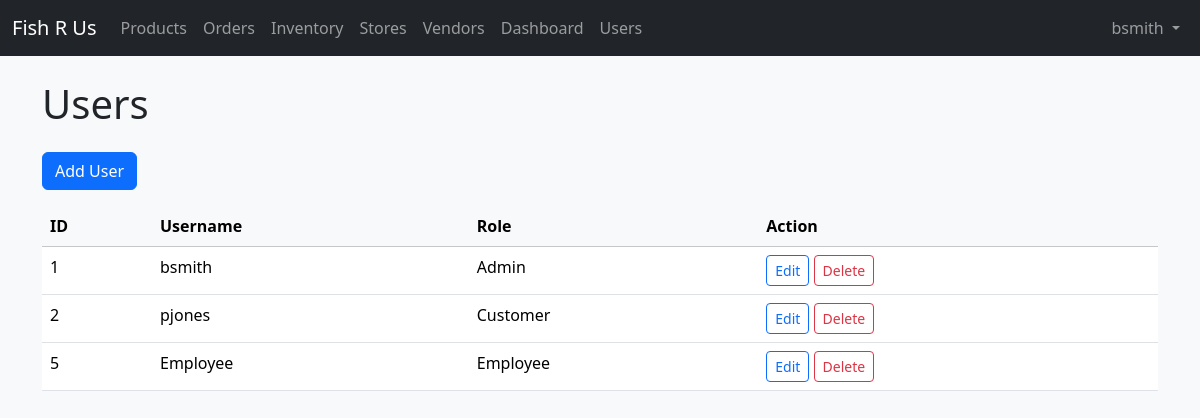
/src:php:/view-user.php (signed in), run on the app's committed database.
### tables this page shows
CREATE TABLE `users` (
  `id` int NOT NULL,
  `username` varchar(255) NOT NULL,
  `password` varchar(255) NOT NULL,
  `email` varchar(100) DEFAULT NULL,
  `role` enum('admin','employee','customer') NOT NULL,
  `is_active` tinyint(1) DEFAULT '1'
);

### src:php:/view-user.php (the view, shortened to what this page needs)
<?php
include 'db.php';
include 'navbar.php';
$users = $pdo->query("SELECT id, username, role FROM users WHERE is_active = 1")->fetchAll(PDO::FETCH_ASSOC);
function h($s){ return htmlspecialchars($s,ENT_QUOTES,'UTF-8'); }
?>
<!DOCTYPE html>
<html lang="en">
<head>
<link href="https://cdn.jsdelivr.net/npm/bootstrap@5.3.3/dist/css/bootstrap.min.css" rel="stylesheet">
</head>
<body class="bg-light">
<div class="container py-4">
<h1 class="mb-4">Users</h1>
<button class="btn btn-primary mb-3" data-bs-toggle="collapse" data-bs-target="#addUser">Add User</button>
<table class="table table-hover">
  <thead class="table-light">
    <tr><th>ID</th><th>Username</th><th>Role</th><th>Action</th></tr>
  </thead>
  <tbody>
  <?php foreach ($users as $u): ?>
    <tr>
      <td><?= $u['id'] ?></td>
      <td><?= h($u['username']) ?></td>
      <td><?= ucfirst($u['role']) ?></td>
      <td>
        <a href="view-user.php?action=edit&id=<?= $u['id'] ?>" class="btn btn-sm btn-outline-primary">Edit</a>
        <a href="view-user.php?action=delete&id=<?= $u['id'] ?>" class="btn btn-sm btn-outline-danger"
           onclick="return confirm('Delete user?');">Delete</a>
      </td>
    </tr>
  <?php endforeach; ?>
  </tbody>
</table>
</div>
</body>
</html>

### data on the page
users: id "1", username "bsmith", role "Admin"
users: id "2", username "pjones", role "Customer"
users: id "5", username "Employee", role "Employee"

### other printed values
$_SESSION['username'] "bsmith"
